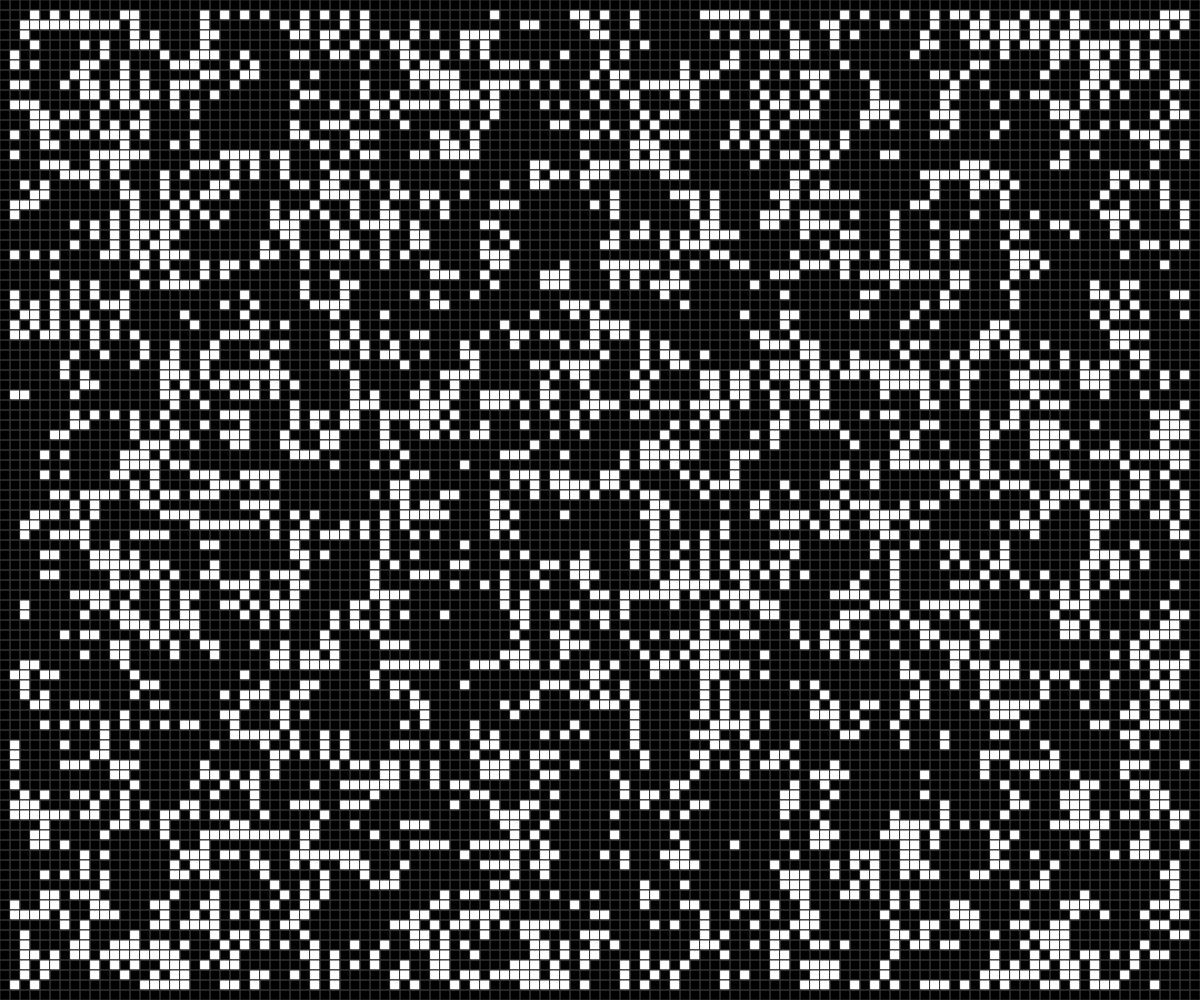
Frame 1 (no input)
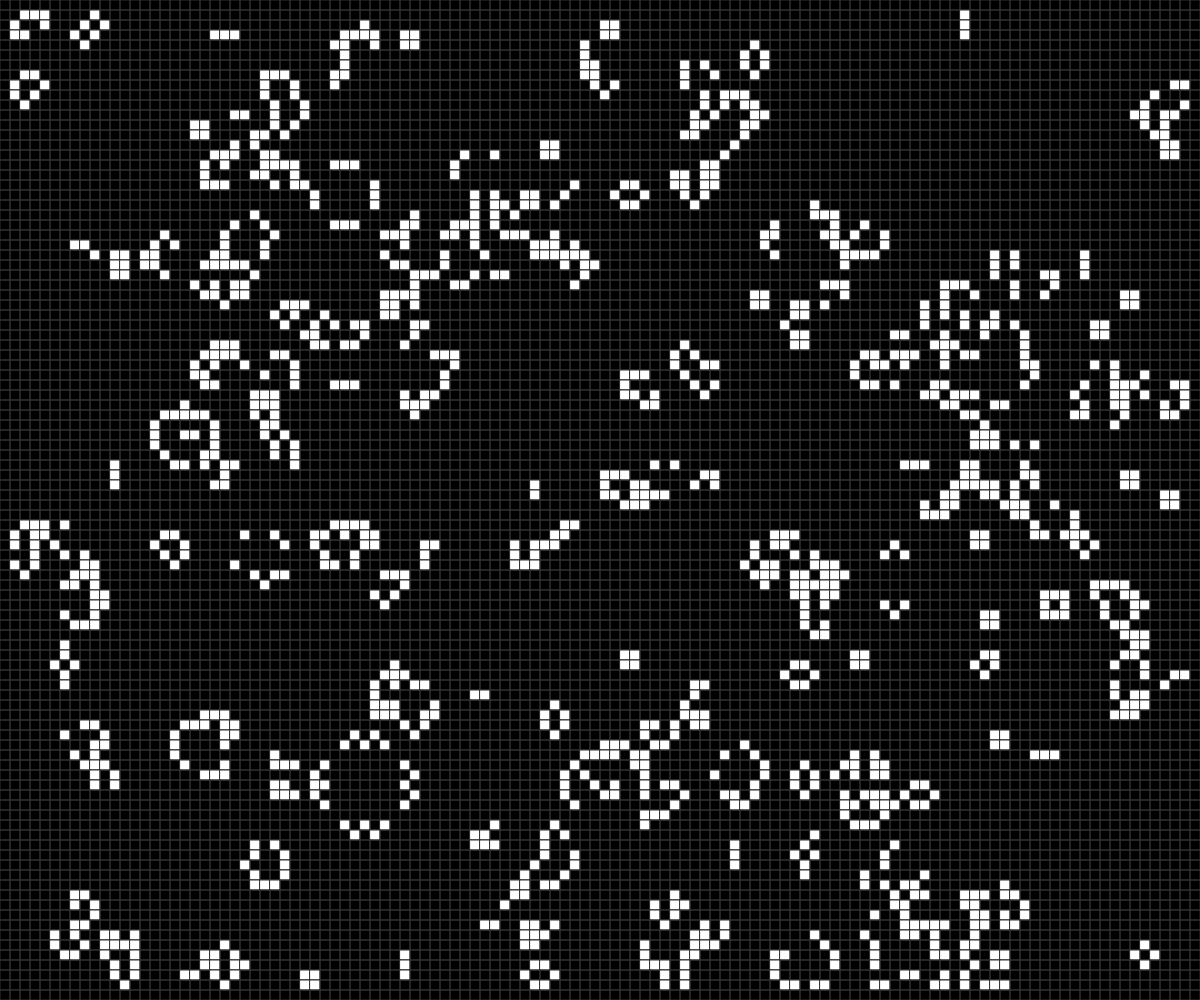
Frame 60 (no input)
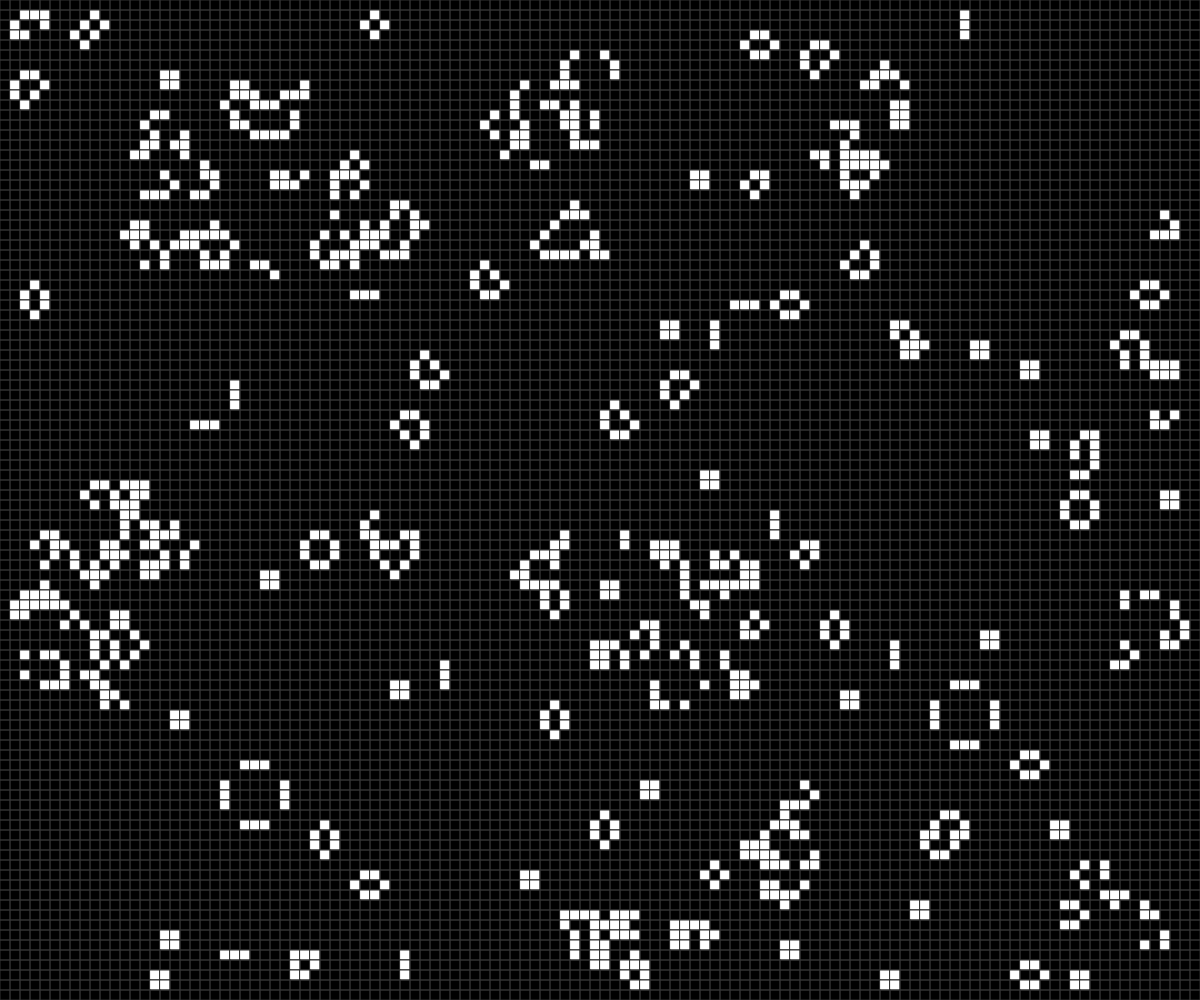
Frame 120 (the mouse pressed at the canvas centre since frame 60)

The p5.js sketch that drew these frames (run headless with seeded random() and noise() and a simulated clock; from frame 60 on, the mouse is pressed at the canvas centre):

// p5.js sketch
// ── sketch.js
var grid;
var bool = true;
function setup() {
  let res = 10;
  let r = Math.floor(innerHeight/res)
  let c = Math.floor(innerWidth/res)
 createCanvas(innerWidth,innerHeight);
  grid = new Grid(res*c,res*r,res)
  grid.initArr()
  document.body.addEventListener("keydown",(event)=>{
    if(event.code == "Space"){
      console.log(`isPaused: ${bool}`);
     if(!bool){
       bool = true;
     }else{
       bool = false;
     }
    }
  })
  document.body.addEventListener("click",(event)=>{
    let col = Math.floor(mouseX/res);
    let row = Math.floor(mouseY/res);
    if(grid.arr[row][col]) return grid.arr[row][col] = false;
    grid.arr[row][col] = true;
  })
}

function draw() {
  background(0);
  grid.draw()
  background(0);
  if(bool){
    grid.check()
  }
  grid.draw()
}


class Grid{
  constructor(width,height,res){
    this.width = width;
    this.height = height;
    this.row = Math.floor(height/res);
    this.col = Math.floor(width/res);
    this.res = res
    this.arr = [];
    this.next = [];
  }
  initArr(){
    for(let i = 0;i<this.height;i+= this.res){
      this.arr.push([])
      for(let j =0;j<this.width;j+= this.res){
        this.arr[Math.floor(i/this.res)].push(parseInt(random(2)))
      }
    }
    for(let i = 0;i<this.height;i+= this.res){
      this.next.push([])
      for(let j =0;j<this.width;j+= this.res){
        this.next[Math.floor(i/this.res)].push(0)
      }
    }
    this.row = this.arr.length;
    this.col = this.arr[0].length
    console.log(this.row,this.col);
    
  }
  check(){
    let a,b,i,j,count = 0;
    this.next = [];
    for(let i = 0;i<this.height;i+= this.res){
      this.next.push([])
      for(let j =0;j<this.width;j+= this.res){
        this.next[Math.floor(i/this.res)].push(0)
      }
    }
    for(i =1;i<this.arr.length-1;i++){
      for(j =1;j<this.arr[i].length-1;j++){
        count = 0;
        for(a =-1;a<2;a++){
          for(b = -1;b<2;b++){
            count += this.arr[a+i][b+j]
          }
        }
        count -= this.arr[i][j]
  
        if(this.arr[i][j] == 1 && count >3) this.next[i][j] = 0;
        else if(this.arr[i][j] == 1 && count <2) this.next[i][j] = 0;
        else if(this.arr[i][j] == 0 && count ==3) this.next[i][j] = 1;
        else this.next[i][j] = this.arr[i][j]
      }
    }
    this.arr = [...this.next]
  }
  draw(){
    let r = this.res;
    push()
    stroke(50)
    fill(255)
    for(let i = 0;i<this.arr.length;i++){
      for(let j =0;j<this.arr[i].length;j++){
        //top
        line(j*r,i*r,(j*r)+r,i*r)
        //right
        line((j*r)+r,i*r,(j*r)+r,(i*r)+r)
        //bottom
        line(j*r,(i*r)+r,(j*r)+r,(i*r)+r)
        //left
        line(j*r,i*r,j*r,(i*r)+r)
        if(this.arr[i][j] == 1){
          rect(j*r,i*r,r,r)
        }
      }
    }
    pop()
  }
}
